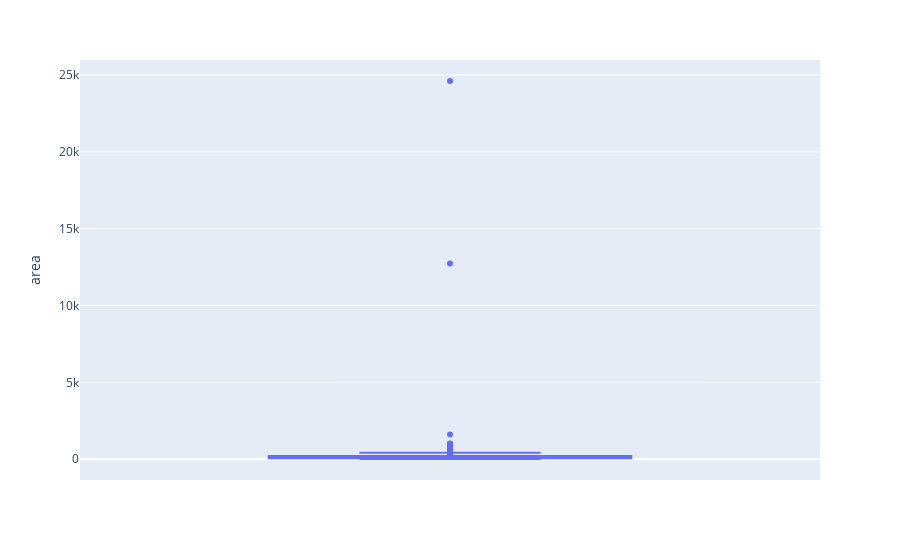

The cell this chart's notebook holds for it:
### Markdown cell above
By looking at the value we get, it seems to be pretty representative of the dataset. This is the aim of descriptive statistics: to find values that are **representative** of the dataset. However, the sample mean is not robust in the presence of **outliers**, which are values that are much smaller or much larger that most other observations.

One useful and practical way is to visualise our data and identify outliers is by using a boxplot.

### Code cell
import plotly.express as px
fig = px.box(df, y="area")
fig.show()

### Figure 1 — Plotly figure (JSON) as saved in the notebook; plotly's stock layout.template omitted (floating-point values rounded to 4 significant figures; data arrays with more than 128 entries replaced by an {"elided": "..."} marker saying what was removed)
{"data": [{"alignmentgroup": "True", "hovertemplate": "area=%{y}<extra></extra>", "legendgroup": "", "marker": {"color": "#636efa"}, "name": "", "notched": false, "offsetgroup": "", "orientation": "v", "showlegend": false, "type": "box", "x0": " ", "xaxis": "x", "y": {"elided": "6080 int values"}, "y0": " ", "yaxis": "y"}], "layout": {"boxmode": "group", "legend": {"tracegroupgap": 0}, "margin": {"t": 60}, "xaxis": {"anchor": "y", "domain": [0, 1]}, "yaxis": {"anchor": "x", "domain": [0, 1], "title": {"text": "area"}}}}
